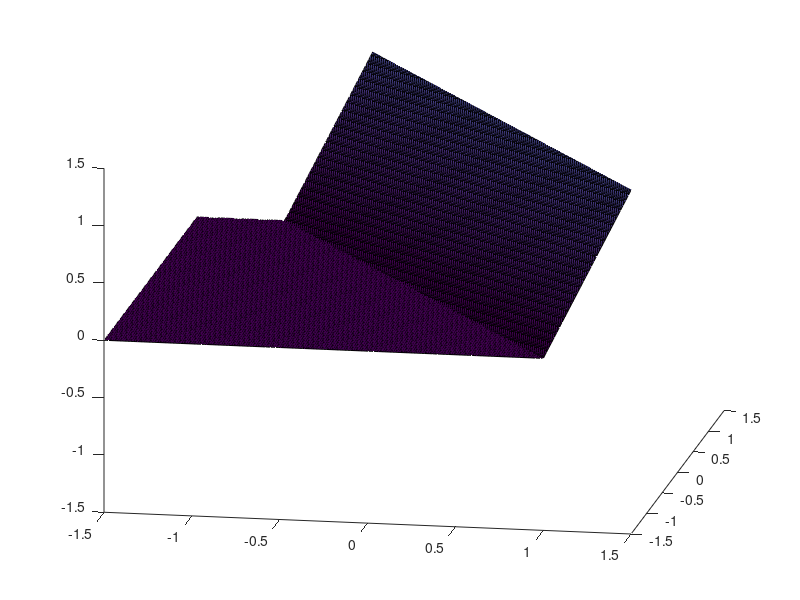

Recreate this plot in MATLAB. (Note: this script raises an error after producing the figure.)
% cable_slackness_plots_3d.m
% Drew (Andrew P.) Sabelhaus
% Berkeley Emergent Space Tensegrities Lab (BEST)
% Copyright 2019

% This script produces the plots for a paper about a logistically-smoothed 
% cable slackness dynamics model for cable-driven robots.

% This file creates a 3D version of the cable slackness plots. In
% particular, this is for comparing models of BOTH spring and damping terms
% together. The two models under consideration are described below.

% Consistent with the literature, the two state variables are
% x1 = position
% x2 = velocity

%% Setup.

% Clear out the workspace.
clear all;
close all;
clc;

% Declare some constants for the model.
% We'll work in N and cm.
% So, the spring constant is in N / cm:
k = 3;
% And for the damper,
c = 2;

% For all the plots, retain the same number of points.
num_pts = 200;

% Let's go for some range in x.
xmin = -1.5;
xmax = 1.5;

% Add a line along the x-axis and y-axis.
% Adapted from: https://www.mathworks.com/matlabcentral/answers/97996-is-it-possible-to-add-x-and-y-axis-lines-to-a-plot-in-matlab
colorAxisLine = 'k';
linestyleAxisLine = '-';


%% Plot 1 and 1.5: F = - k \delta x - c \dot x
% This plot shows the linear function F = - k \delta x - c \dot x.
% But, what we will plot is -Fc here, so that we show both cable forces
% being passive. Our claim will be that -Fs and -Fd are passive.

% Calculate a set of points to plot.
dx = linspace(xmin, xmax, num_pts);
% And for the velocities, do the same.
xdot = linspace(xmin, xmax, num_pts);

% We grid out these points for a 2D plot.
[DX, XDOT] = meshgrid(dx, xdot);
% Then, we can calculate the total force using MATLAB's elementwise
% operation.
Fs = -k * DX;
Fd = -c * XDOT;

% And since these are now planes, we can simply add.
% Here's where we flip the sign.
Fc = -(Fs + Fd);

% And finally, rectify to > 0. This is a nice MATLAB trick:
Fc( Fc <= 0 ) = 0;

% Then, the applied forces will be:
%Fs = -k*dx;
%Fd = -c*xdot;
% ...vectors of size (num_pts)x1.

% Then, we do a 2D grid of points in the space of dx and xdot

% Make a plot!
figure();
hold on;
% The plot limits in the F-direction should keep the plot square.
xlim([xmin, xmax]);
ylim([xmin, xmax]);
zlim([xmin, xmax]);
% Set the orientation of the plot
view([10,20]);
% Make the line thick and black.https://www.sharelatex.com/project/591c89f19af743d90acc8102
%plot(dx, F,'k');

% We can use surf to plot.
Fcsurf = surf(DX, XDOT, Fc);
% turn off the weird edges
Fcsurf.EdgeColor = 'none';

handle = gca;
% Plot the lines:
line( get(handle,'XLim'), [0 0], 'Color', colorAxisLine, 'LineStyle', linestyleAxisLine);
line( [0 0], get(handle, 'Ylim'), 'Color', colorAxisLine, 'LineStyle', linestyleAxisLine);
line( [0 0], [0 0], get(handle, 'Zlim'), 'Color', colorAxisLine, 'LineStyle', linestyleAxisLine);

% Axis labels:
ylabel('\dot \ell, rate of length change');
xlabel('\Delta \ell, cable stretch');
zlabel('-F_c, applied cable force');
title('Original piecewise-differentiable model');

%% Plot 2: Individual rectification. We don't use this version since it can push a slack cable via damping, but needed for reference.
% Specifically, this is:
% Fs = - H(\delta x) * k \delta x
% Fd = - H(\dot x) * c \dot x

% We already have DX, XDOT, Fs, and Fc, 
% so we can just rectify the individual parts,
% noting that we're flipping the sign *after* adding to Fc so it's a
% greater-than-zero here.
Fs_rect = Fs;
Fs_rect( Fs_rect >= 0 ) = 0;
Fd_rect = Fd;
Fd_rect( Fd_rect >= 0 ) = 0;
Fc_rect = -(Fs_rect + Fd_rect);

% Make a plot!
figure();
hold on;
% The plot limits in the F-direction should keep the plot square.
xlim([xmin, xmax]);
ylim([xmin, xmax]);
zlim([xmin, xmax]);
% Set the orientation of the plot
view([10,20]);
% Make the line thick and black.https://www.sharelatex.com/project/591c89f19af743d90acc8102
%plot(dx, F,'k');

% We can use surf to plot.
Fc_rectsurf = surf(DX, XDOT, Fc_rect);
% turn off the weird edges
Fc_rectsurf.EdgeColor = 'none';

handle = gca;
% Plot the lines:
line( get(handle,'XLim'), [0 0], 'Color', colorAxisLine, 'LineStyle', linestyleAxisLine);
line( [0 0], get(handle, 'Ylim'), 'Color', colorAxisLine, 'LineStyle', linestyleAxisLine);
line( [0 0], [0 0], get(handle, 'Zlim'), 'Color', colorAxisLine, 'LineStyle', linestyleAxisLine);

% Axis labels:
ylabel('\dot \ell, rate of length change');
xlabel('\Delta \ell, cable stretch');
zlabel('-Fc_{rect}, applied cable force');
title('Individuall-rectified model. NOT PHYSICALLY REALISTIC');












